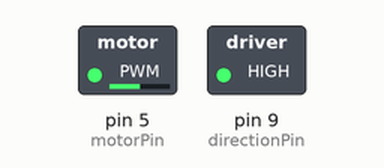
Simulated run of this sketch. Board: Arduino Uno, built with avr-gcc and run on an emulated ATmega328P. Shown: switched loads named in the sketch (green lamp = pin HIGH).

Above: at 0.05 s.
At 3.95 s:
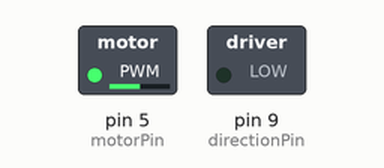
Timing chart, 0 to 4.6 s (numbered marks = the images above):
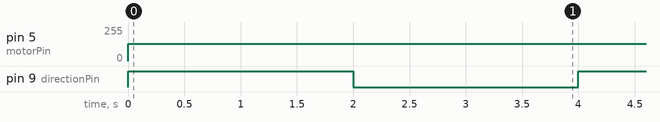

Measured:
- by itself, pin 5 (motorPin): 0/255 → 128/255 at 0.00 s
- by itself, pin 9 (directionPin): alternates HIGH for 2.0 s and LOW for 2.0 s

The sketch:

motor_direction_test.ino
```cpp
// Tests the motor's ability to rotate in a direction
//Switch direction after 2 seconds

const int motorPin = 5;
const int directionPin = 9;
const int waitTime = 2000; //default is 2 seconds

void setup() {
  pinMode(motorPin, OUTPUT);
  pinMode(directionPin, OUTPUT);
}

void loop() {
  //Initial direction dependent on second param.
  digitalWrite(directionPin, HIGH);
  analogWrite(motorPin, 128);
  delay(waitTime);

  //Change motor direction
  digitalWrite(directionPin, LOW);
  analogWrite(motorPin, 128);
  delay(waitTime);
}
```
